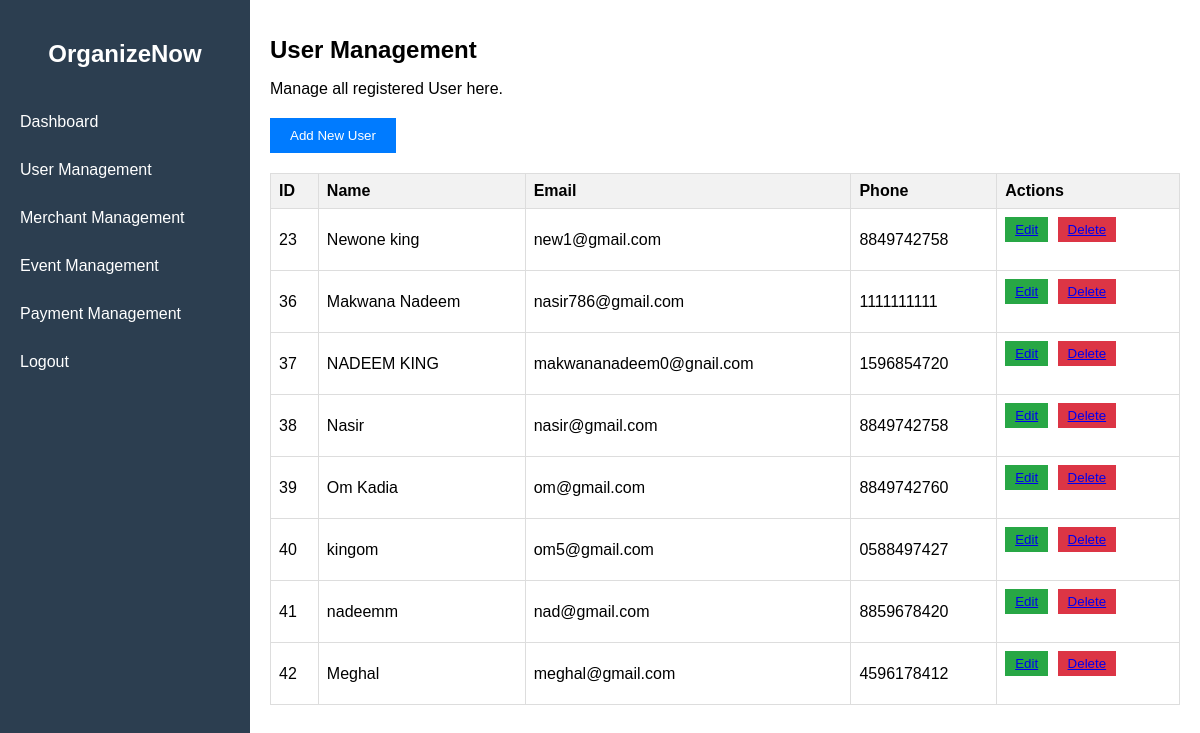
/Admin/User_Management.php, run on an earlier commit of the app's database.
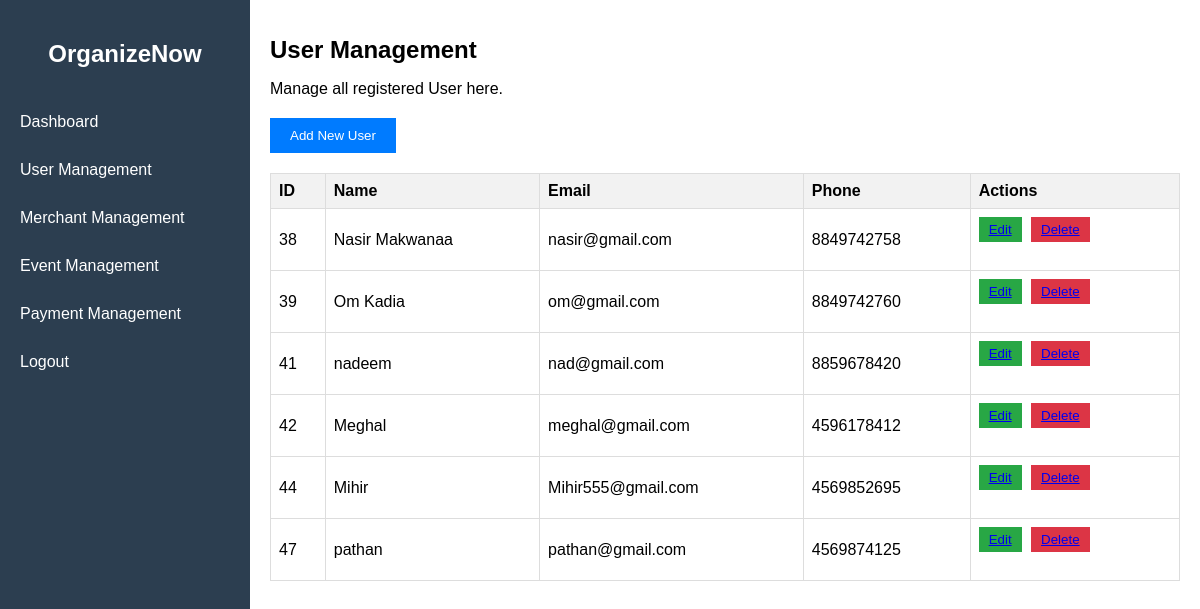
And on a later commit of the database.
### tables this page shows
CREATE TABLE `user` (
  `id` int(11) NOT NULL,
  `name` varchar(100) NOT NULL,
  `email` varchar(100) NOT NULL,
  `mobile` varchar(15) NOT NULL,
  `password` varchar(200) NOT NULL
);

### Admin/User_Management.php (the view, shortened to what this page needs)
<?php
    include "admin.php";
?>
<h1>User Management</h1>
        <p>Manage all registered User here.</p>
        <a href="user_management_adduser.php"><button>Add New User</button></a>
        <table>
            <thead>
                <tr>
                <th>ID</th>
                        <th>Name</th>
                        <th>Email</th>
                        <th>Phone</th>
                        <th>Actions</th>
                </tr>
            </thead>
            <tbody>
                <?php
                $Select = "SELECT * FROM `user`";
                $data = mysqli_query($con,$Select);
                while($row =mysqli_fetch_assoc($data)) {
                    ?>
                        <tr>
                            <td><?php echo $row['id']; ?></td>
                            <td><?php echo $row['name']; ?></td>
                            <td><?php echo $row['email']; ?></td>
                            <td><?php echo $row['mobile']; ?></td>
                            <td class="action-buttons">
                                <button><a href="user_management_edit.php?id=<?php echo $row['id']; ?>">Edit</a></button>
                                <button class="delete"><a href="user_management_delete.php?id=<?php echo $row['id']; ?>" onclick="return confirm('Are you sure you want to delete this user?')">Delete</a></button>
                            </td>
                        </tr>
               <?php }?>
            </tbody>
        </table>
    </div>
</body>
</html>

### Admin/admin.php (shortened to what this page needs)
<html>
<head>
    <link rel="stylesheet" href="https://cdnjs.cloudflare.com/ajax/libs/font-awesome/5.15.3/css/all.min.css">
    <link rel="stylesheet" href="admin_style.css">
    <link rel="stylesheet" href="form.css">
</head>
<body>
    <div class="sidebar">
        <h2>OrganizeNow</h2>
        <ul>
            <li><a href="dashboard.php">Dashboard</a></li>
            <li><a href="User_Management.php">User Management</a>
            </li>
            <li><a href="Merchant_Management.php">Merchant Management</a></li>
            <li><a href="eventmanagement.php">Event Management</a></li>
            <li><a href="PaymentManagement.php">Payment Management</a></li>
            <li><a href="#">Logout</a></li>
        </ul>
    </div>
    <div class="content">

### Admin/admin_style.css (style rules this page uses)
body { font-family: Arial, sans-serif; margin: 0; padding: 0; display: flex; }
.sidebar { width: 250px; background-color: #2c3e50; color: white; height: 100vh; padding-top: 20px; position: fixed; }
.sidebar h2 { text-align: center; margin-bottom: 30px; }
.sidebar ul { list-style-type: none; padding: 0; }
.sidebar ul li { padding: 15px 20px; cursor: pointer; }
.sidebar ul li a { color: white; text-decoration: none; display: block; }
.content { margin-left: 250px; padding: 20px; width: calc(100% - 250px); }
.content h1 { font-size: 24px; margin-bottom: 10px; }
.content p { margin-bottom: 20px; }
.content button { background-color: #007bff; color: white; border: none; padding: 10px 20px; cursor: pointer; margin-bottom: 20px; }
table { width: 100%; border-collapse: collapse; }
table, th, td { border: 1px solid #ddd; }
th, td { padding: 8px; text-align: left; }
th { background-color: #f2f2f2; }
.action-buttons button { background-color: #28a745; color: white; border: none; padding: 5px 10px; cursor: pointer; margin-right: 5px; }
.action-buttons button.delete { background-color: #dc3545; }

### Admin/form.css (style rules this page uses)
h2 { text-align: center; margin-bottom: 20px; }

What changed in the data, as far as the page shows it:
removed user: id "23", name "Newone king", email "new1@gmail.com", mobile "8849742758"
removed user: id "36", name "Makwana Nadeem", email "nasir786@gmail.com", mobile "1111111111"
removed user: id "37", name "NADEEM KING", email "makwananadeem0@gnail.com", mobile "1596854720"
removed user: id "40", name "kingom", email "om5@gmail.com", mobile "0588497427"
changed user "nasir@gmail.com": name "Nasir" → "Nasir Makwanaa"
changed user "nad@gmail.com": name "nadeemm" → "nadeem"
added user: id "44", name "Mihir", email "Mihir555@gmail.com", mobile "4569852695"
added user: id "47", name "pathan", email "pathan@gmail.com", mobile "4569874125"
